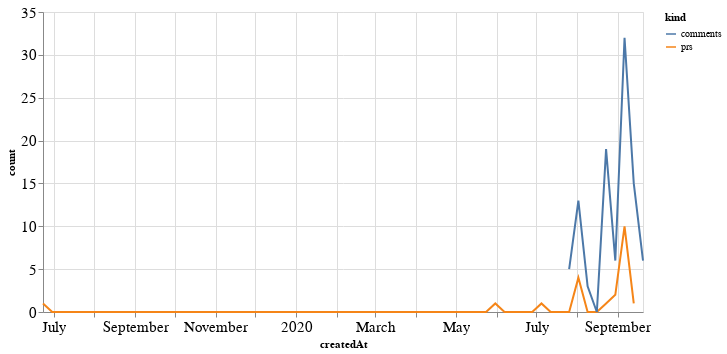

The cell this chart's notebook holds for it:
### Code cell
alt.Chart(total_time, width=600).mark_line().encode(
    x='createdAt',
    y='count',
    color='kind'
)

### Figure 1 — Vega-Lite specification as saved in the notebook (floating-point values rounded to 4 significant figures; data arrays with more than 128 entries replaced by an {"elided": "..."} marker saying what was removed)
{"config": {"axisLeft": {"labelFontSize": 15}, "axisBottom": {"labelFontSize": 15}}, "data": {"name": "data-6f0cd0dbd0b6f90c90a409d11f830768"}, "mark": "line", "encoding": {"color": {"type": "nominal", "field": "kind"}, "x": {"type": "temporal", "field": "createdAt"}, "y": {"type": "quantitative", "field": "count"}}, "width": 600, "$schema": "https://vega.github.io/schema/vega-lite/v4.8.1.json", "datasets": {"data-6f0cd0dbd0b6f90c90a409d11f830768": {"elided": "132 records"}}}
